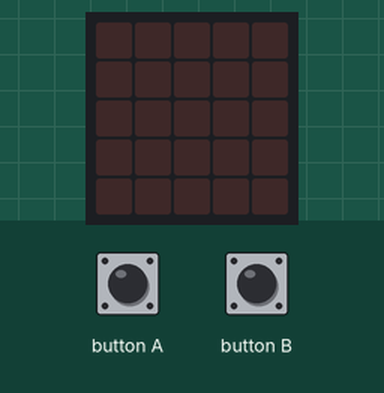
Simulated run of this program. Board: Calliope mini (MakeCode). Parts: the board's 5×5 LED display. The inputs (shaded band) are chosen by the test bench.

Above: at 1.2 s.
1.3 s: button A pressed for 0.15 s
At 1.4 s:
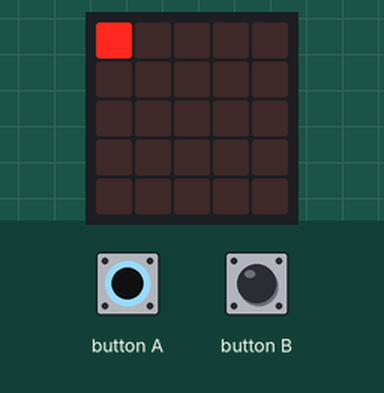
4.3 s: button B pressed for 0.15 s
At 7.1 s:
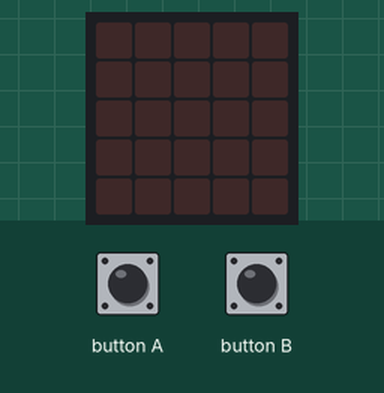
7.3 s: button A pressed for 1 s
At 7.6 s:
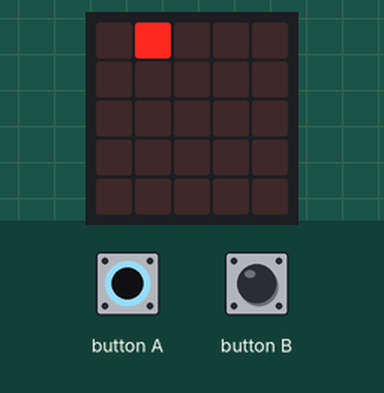

Measured:
- after the input at 1.3 s, the display: changes at once (image 1)
- after the input at 4.3 s, the display: first differs from a run without the input after 2.0 s (image 2)
- after the input at 7.3 s, the display: first changes at once (image 3 shows a later state)

The program:

main.ts
```typescript
let b = 0
input.onButtonEvent(Button.B, input.buttonEventClick(), function () {
    b = 1
})
basic.forever(function () {
    if (input.buttonIsPressed(Button.A)) {
        b = 0
        while (b == 0) {
            for (let y = 0; y <= 4; y++) {
                for (let x = 0; x <= 4; x++) {
                    led.plot(x, y)
                    basic.pause(200)
                    led.unplot(x, y)
                }
            }
        }
    }
})
```

test.ts
```typescript
// Hier kann man Tests durchführen; diese Datei wird nicht kompiliert, wenn dieses Paket als Erweiterung verwendet wird.
```
